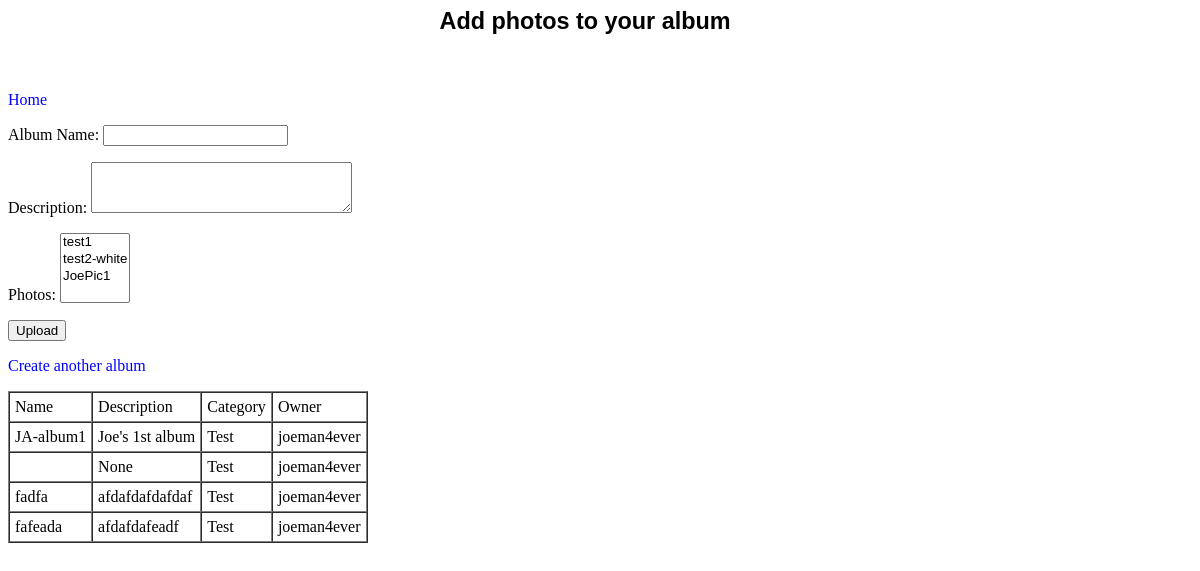
The app's page /picsite/photo_upload/ (signed in), older data.
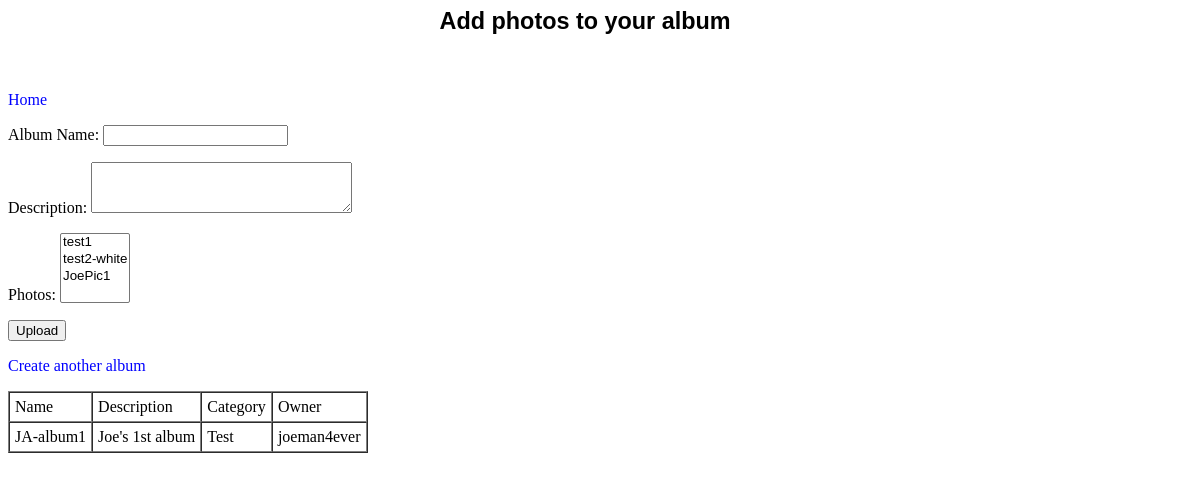
The same page, newer data.
### picsite/models.py (models this page shows, shortened)
class Album(models.Model):
	name = models.CharField(max_length=50)
	dateCreated = models.DateTimeField('created', default=timezone.now, null=True)
	description = models.CharField(max_length=300, null=True)
	category = models.CharField(max_length=50, default="Test")
	photos = models.ManyToManyField(Photo)
	owner = models.ForeignKey(User)

### picsite/views.py (the view)
def upload(request):
	title = "Add photos to your album"
	if request.method=="POST":
		album = Album(owner=request.user)
		form = AlbumForm2(request.POST, request.FILES, instance=album)
		if form.is_valid():
			for photo in request.POST.getlist('photos'):
				p1 = Album(owner=request.user)
				p1.save()
			form.save()
			return HttpResponseRedirect(reverse('picsite:upload'))
	else:
		form = AlbumForm2()
	albums = Album.objects.filter(owner=request.user.id)
	context = {
		'title': title,
		'form': form,
		'albums': albums
	}
	return render(request, 'picsite/photo_upload.html', context)

### picsite/forms.py
class AlbumForm2(ModelForm):
	class Meta:
		model = Album
		fields = ['name', 'description', 'photos']
		widgets = {
			'description' : Textarea(attrs={'cols': 30, 'rows': 3}),
		}
		labels = {
			'name': _('Album Name'),
		}
		help_tets = {
			'name': _('Give your album a name.'),
		}
		error_messages = {
			'name': {
				'max_length': _('Your album name is wayyy too long!'),
			},
		}

### picsite/models.py (called while the page is built)
	def __str__(self):
		return self.name

### picsite/templates/picsite/photo_upload.html (shortened to what this page needs)
{% load staticfiles %}
<link rel="stylesheet" type="text/css" href="{% static 'picsite/style.css' %}" />
<div class="header">
	<h3>{{ title }}</h3>
</div>
<a href="{% url 'picsite:home' %}"> Home </a>
	<form action="{% url 'picsite:upload' %}" method="POST" enctype="multipart/form-data">
		{% csrf_token %} {{ form.as_p }}
		<input type="submit" value="Upload" />
	</form>
<a href="{% url 'picsite:albums' %}"> Create another album </a>
<table border="1", cellspacing="0", cellpadding="5">
	<tr>
		<td>Name</td>
		<td>Description</td>
		<td>Category</td>
		<td>Owner</td>
	</tr>
{% for album in albums %}
	<tr>
		<td>{{ album.name }}</td>
		<td>{{ album.description }}</td>
		<td>{{ album.category }}</td>
		<td>{{ album.owner }}</td>
	</tr>
{% endfor %}
</table>

Row changes from the older to the newer data that the page shows:
removed Album: description "None", category "Test", owner "joeman4ever"
removed Album: name "fadfa", description "afdafdafdafdaf", category "Test", owner "joeman4ever"
removed Album: name "fafeada", description "afdafdafeadf", category "Test", owner "joeman4ever"
